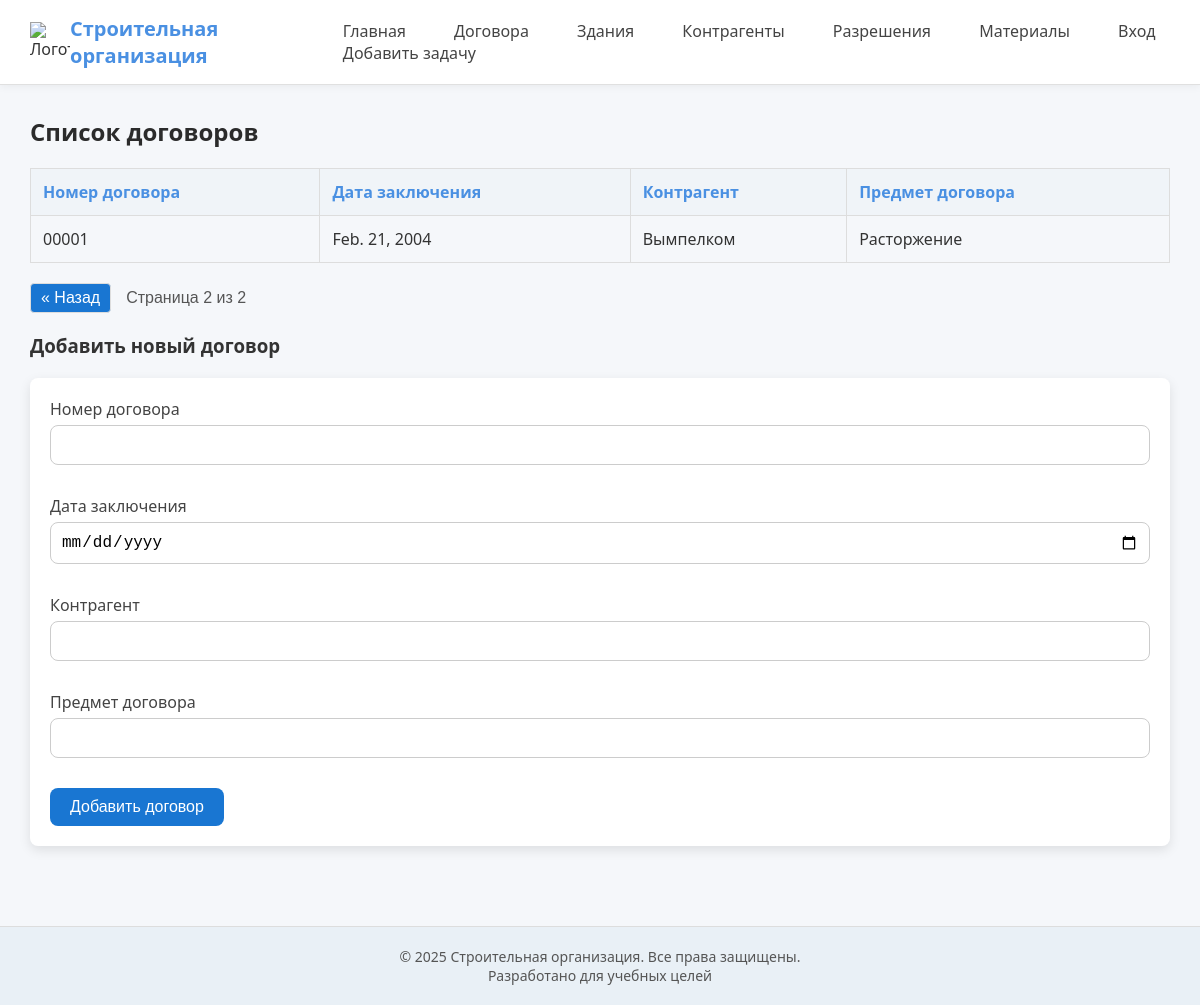
The app's page /contracts/?page=2 with its own data.
### app/models.py (models this page shows, shortened)
class Contract(models.Model):
    contract_number = models.CharField(max_length=100, verbose_name="Номер договора")
    contract_date = models.DateField(verbose_name="Дата заключения")
    partner = models.CharField(max_length=255, verbose_name="Контрагент")
    subject = models.TextField(verbose_name="Предмет договора")
    created_at = models.DateTimeField(auto_now_add=True)

### app/views.py (the view)
# urls.py: path('contracts/', contract_list, name='contract_list'),
def contract_list(request):
    contracts = Contract.objects.all().order_by('-contract_date')
    paginator = Paginator(contracts, 3)  # Показывать по 10 договоров на странице
    page_number = request.GET.get('page')  # Получаем номер страницы из URL
    page_obj = paginator.get_page(page_number)  # Получаем нужную страницу
    return render(request, 'contracts.html', {'page_obj': page_obj})

### app/templates/contracts.html (shortened to what this page needs)
{%extends 'base.html'%}
{%block content%}
{% load static %}
  <main class="main-content">
    <section class="content">
      <h2>Список договоров</h2>
      <table class="contracts-table">
        <thead>
          <tr>
            <th>Номер договора</th>
            <th>Дата заключения</th>
            <th>Контрагент</th>
            <th>Предмет договора</th>
          </tr>
        </thead>
        <tbody>
          {% for contract in page_obj %}
          <tr>
            <td>{{ contract.contract_number }}</td>
            <td>{{ contract.contract_date }}</td>
            <td>{{ contract.partner }}</td>
            <td>{{ contract.subject }}</td>
          </tr>
          {% empty %}
          <tr><td colspan="4">Нет доступных договоров</td></tr>
          {% endfor %}
        </tbody>
      </table>
      <div class="paginations">
        {% if page_obj.has_previous %}
          <a href="?page={{ page_obj.previous_page_number }}">« Назад</a>
        {% endif %}
        <span>Страница {{ page_obj.number }} из {{ page_obj.paginator.num_pages }}</span>
      </div>
      <h3>Добавить новый договор</h3>
      <form action="{% url 'add_contract' %}" method="post">
        <div class="form-group">
          <label for="contract_number">Номер договора</label>
          <input type="text" id="contract_number" name="contract_number" required>
        </div>
        <div class="form-group">
          <label for="contract_date">Дата заключения</label>
          <input type="date" id="contract_date" name="contract_date" required>
        </div>
        <div class="form-group">
          <label for="partner">Контрагент</label>
          <input type="text" id="partner" name="partner" required>
        </div>
        <div class="form-group">
          <label for="subject">Предмет договора</label>
          <input type="text" id="subject" name="subject" required>
        </div>
        <button type="submit">Добавить договор</button>
      </form>
    </section>
  </main>
  {%endblock%}

### app/static/css/styles.css (style rules this page uses)
* { margin: 0; padding: 0; box-sizing: border-box; }
body { font-family: 'Segoe UI', sans-serif; background-color: #f5f7fa; color: #333; }
.main-content { padding: 30px; }
.content h2 { margin-bottom: 10px; color: #2b2b2b; }
.contracts-table { width: 100%; border-collapse: collapse; margin-top: 20px; }
.contracts-table th, .contracts-table td { padding: 12px; text-align: left; border: 1px solid #ddd; }
.contracts-table th { background-color: #f0f4f8; font-weight: bold; color: #4a90e2; }
form { margin-top: 30px; background-color: #ffffff; padding: 20px; border-radius: 8px; box-shadow: 0 4px 12px rgba(0, 0, 0, 0.1); }
.form-group { margin-bottom: 15px; }
label { font-size: 16px; font-weight: 500; color: #444; display: block; }
input[type="text"], input[type="date"] { width: 100%; padding: 10px; font-size: 16px; border: 1px solid #ddd; border-radius: 8px; }
button { background-color: #4a90e2; color: white; padding: 10px 20px; font-size: 16px; border: none; border-radius: 8px; cursor: pointer; transition: background-color 0.3s ease; }
form { margin-top: 20px; }
input[type="text"], input[type="date"], textarea, select { width: 100%; padding: 10px; margin-top: 5px; margin-bottom: 15px; border: 1px solid #ccc; border-radius: 8px; box-sizing: border-box; font-size: 16px; }
button[type="submit"] { padding: 10px 20px; background-color: #1976d2; color: white; border: none; border-radius: 8px; cursor: pointer; font-size: 16px; transition: background-color 0.3s ease; }
.paginations { display: flex; gap: 15px; align-items: center; margin: 20px 0; font-family: Arial, sans-serif; }
.paginations a { background-color: #1976d2; color: white; text-decoration: none; padding: 5px 10px; border: 1px solid #ddd; border-radius: 4px; }
.paginations span { color: #555; }

### records on screen
Contract: contract_number "00001", contract_date "Feb. 21, 2004", partner "Вымпелком", subject "Расторжение"

### other values on screen
{{ page_obj.number }} "2"
{{ page_obj.paginator.num_pages }} "2"
